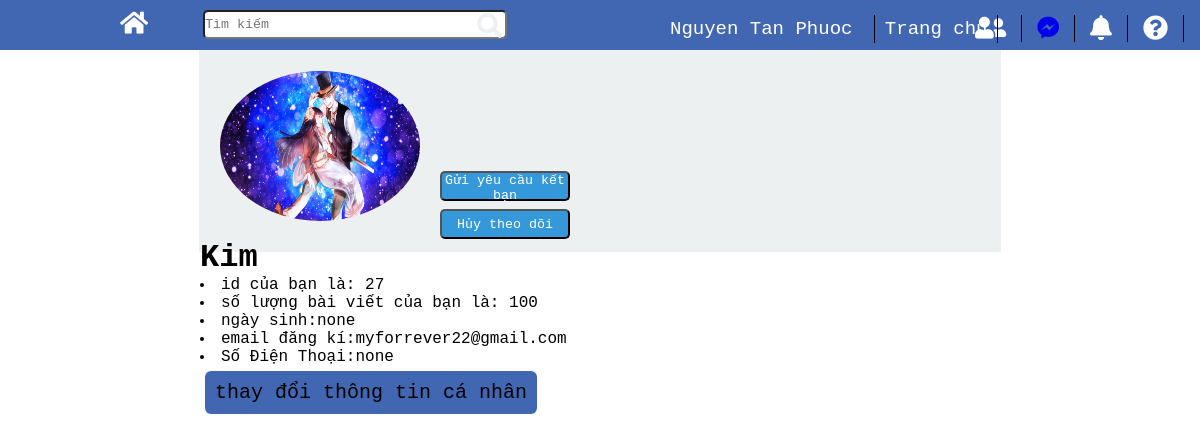
Page /profile.php?id=27 (signed in) on the committed database.
### tables this page shows
CREATE TABLE `users` (
  `id` int(11) NOT NULL,
  `email` varchar(255) NOT NULL,
  `password` varchar(255) NOT NULL,
  `fullname` varchar(255) NOT NULL,
  `used` int(11) NOT NULL
);

### function.php (called while the page is built, shortened)
<?php
    function findUserById($id)
    {
        global $db;
        $stmt = $db -> prepare("SELECT * FROM users WHERE id=? LIMIT 1");
        $stmt ->execute(array($id));
        $user = $stmt -> fetch(PDO::FETCH_ASSOC);
        return $user;
    }
	function findRelationship($user1Id,$user2Id)
	{
		global $db;
		$stmt = $db -> prepare("SELECT * FROM friends WHERE user1Id=? and user2Id=?");
		$stmt ->execute(array($user1Id,$user2Id));
		$friends=$stmt -> fetchAll(PDO::FETCH_ASSOC);
		return  $friends;
	}
	function isUserFollowed($idFollowed) {
		global $db;
		$stmt = $db -> prepare("select * from follow where usersfollow = ?");
		$stmt ->execute(array($idFollowed));
		$posts=$stmt -> fetchAll(PDO::FETCH_ASSOC);
		return $posts;
	}

### init.php (called while the page is built, shortened)
<?php
require_once 'function.php';
	if(isset($_SESSION['userId']))
	{
		$user = findUserById($_SESSION['userId']);
		if($user)
		{
			$currentUser = $user;
		}
	}
?>

### profile.php (the view, shortened to what this page needs)
<?php
require_once 'init.php';
require_once 'function.php';
$page = 'profile';
$user = findUserById($_GET['id']);
$isFollowing = findRelationship($currentUser['id'], $user['id']);
$isFollowed = findRelationship($user['id'], $currentUser['id']);
?>
<?php include 'header.php'; ?>
<head>
    <link rel="stylesheet" href="style/style-profile.css">
</head>
<div class="information" style="margin-top:50px;">
    <div class="img-personal">
        <div class="img">
            <img src="img/27.jpg" alt="Ảnh đại diện">
        </div>
    </div>
    <?php if ($isFollowing && $isFollowed): ?>
            <form method="POST" action="remove_friend.php">
                    <input type="hidden" name="id" value="<?php echo $_GET['id']; ?>">
                    <button type="submit" class="btn-function">Xóa bạn</button>
                </form>
        <?php else: ?>
            <?php if($user['id'] !== $currentUser['id'] && !$isFollowing && !$isFollowed): ?>
                <form method="POST" action="add_friend.php">
                    <button type="submit" class="btn-function">Gửi yêu cầu kết bạn</button>
                </form>
            <?php endif; ?>
        <?php
        $isFollowed = isUserFollowed($_GET['id']);
        ?>
        <?php if ($user['id'] !== $currentUser['id']) : ?>
        <form action = "followHandler.php" method = "POST">
        <?php if ($isFollowed) : ?>
            <input type="submit" name="action" value="Hủy theo dõi" class="btn-function"  id="unfollow">
        <?php else : ?>
            <input type="submit" name="action" value="Theo dõi" class="btn-function" id="follow">
        <?php endif; ?>
        <?php endif; ?>
        </form>
        <?php endif; ?>
        <div class="profile" style="margin-top:0px;">
          <h1><?php echo $user['fullname']; ?></h1>
            <div class="noidung">
                    <li><a href=""></a> id của bạn là: <?php if(!isset($user['id'])){echo "none";}
                    else {echo $user['id'];} ?> </li>
                    <li><a href=""></a>số lượng bài viết của bạn là: <?php echo "100"; ?></li>
                    <li><a href=""></a>ngày sinh:<?php if(!isset($user['date'])){echo "none";}
                    else {echo $user['date'];} ?></li>
                    <li><a href=""></a>email đăng kí:<?php if(!isset($user['email'])){echo "none";}
                    else {echo $user['email'];} ?></li>
                    <li><a href=""></a>Số Điện Thoại:<?php if(!isset($user['phone'])){echo "none";}
                    else {echo $user['phone'];} ?></li>
            </div>
		  <a href="updateprofile.php"><button  class="button1"><span>thay đổi thông tin cá nhân</span></button></a>
        </div>
    </div>

### header.php (shortened to what this page needs)
<!DOCTYPE html>
<html lang="en">
<head>
    <link rel="stylesheet" href="https://use.fontawesome.com/releases/v5.6.1/css/all.css"
>
    <link rel="stylesheet" href="style/style.css">
</head>
<body>
    <header>
	<?php if($currentUser) : ?>
        <div class="search">
            <div class="full-search">
                <div class="icon-logo">
                    <a href="index.php"><i class="fas fa-home"></i></a>
                </div>
                <div class="text-search">
                    <input id = "txt_value" type="text" placeholder="Tìm kiếm">
                </div>
                        <a href="search.php">
                <a href="javascript:search();" class="button-search"><i class="fas fa-search"></i></a>
            </div>
        </div>
        <div class="function-header">
            <div class="all-menu">
                <div class="menu-funciton">
                    <ul class="menu-header">
                        <li class="nav-item <?php echo $page === 'thongtin' ? 'active' :'' ?>">
							<a class="nav-link" href="profile.php?id=<?php echo $currentUser['id'];?>"><?php echo $currentUser['fullname']; ?></a>
						</li>
                        <li><a href="index.php">Trang chủ</a></li>
                    </ul>
                </div>
                <div class="icon-funciton">
                    <div class="friend">
                        <a href="listfriend.php?id=<?php echo $currentUser['id']; ?>" style="color:white;"><i class="fas fa-user-friends" id="listfriend"></i></a>
                    </div>
                    <div class="message">
                        <a href="listchat.php"><i class="fab fa-facebook-messenger"></i></a>
                    </div>
                    <div class="bell">
                        <i class="fas fa-bell"></i>
                    </div>
                </div>
                <div class="help">
                    <i class="fas fa-question-circle"></i>
                </div>
                <div class="out" >
                </div>
            </div>
        </div>
	<?php endif; ?>
    </header>
</body>
</html>

### style/style.css (style rules this page uses)
* { margin:0; padding: 0; font-family: 'Courier New', Courier, monospace; }
.button1 { font-size:20px; background-color: #4267b2; padding:0.5em 0.5em; border:none; margin:5px; border-radius:6px; transition:0.5s; }
.button1 span { position:relative; display:inline-block; cursor:pointer; transition:0.5s; }
.button1 span:after { content:"\00bb"; position:absolute; right:-15px; transition:0.5s; opacity:0; }
header { width: 100%; height:50px; background-color: #4267b2; display: flex; align-items: stretch; position: fixed; }
.search,.function-header { width: 50%; }
header i { font-size:25px; }
.search i { color:white; margin-right: 25px; position: relative; }
.icon-logo { float: left; margin-right: 30px; }
.text-search,.button-search { float:left; }
.full-search { position: absolute; top:10px;; left:10%; }
.text-search input { width:300px; height: 25px; border-radius:5px; }
.button-search { border-radius:5px; font-size:20px; cursor: pointer; margin-left:-30px; margin-top:3px; }
.button-search i { color:#ecf0f1; }
.function-header ul { list-style: none; }
.function-header a { text-decoration: none; }
.menu-header li { display: inline; }
.friend,.message,.bell,.help,.out { float:left; margin-top:15px; cursor: pointer; color:white; }
.friend { margin-left:360px; padding:0 15px; border-right:1px solid black; }
.all-menu { position: relative; }
.menu-funciton { position: absolute; top:18px; left: 10%; }
.all-menu li { padding:3px 10px; border-right:1px solid black; font-size:19px; }
.all-menu li a { color:white; }
.message,.bell,.help { padding:0 15px; border-right:1px solid black; }
.nav-item { padding-top:50px; }
.out { padding:0 15px; position: relative; }

### style/style-profile.css (style rules this page uses)
.information { width: 800px; height:200px; border: 1px solid #ecf0f1; position: absolute; left: 50%; transform: translate(-50%); background-color: #ecf0f1; }
.img-personal,.menu-btn { float:left; }
.img-personal img { width: 200px; height: 150px; border-radius: 50%; margin:20px 20px 0px 20px; }
.btn-function { width: 130px; height: 30px; border-radius: 5px; cursor: pointer; margin-top:120px; color:white; background-color: #3498db; }
.btn-function:last-child { margin-right: 30px; }
#unfollow,#follow { margin-top:5px; }

### rows in the picture
users: fullname "Nguyen Tan Phuoc"
users: fullname "Kim", id "27", email "myforrever22@gmail.com"
